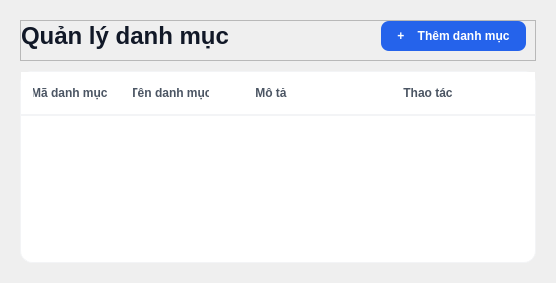
         <widget class="QWidget" name="pageDanhMuc">
          <property name="styleSheet">
           <string notr="true">/* Tiêu đề chính */
QLabel#lblTitleQuanLyDanhMuc {
    font-size: 24px;
    font-weight: bold;
    color: #111827;
}

/* Nút Thêm danh mục màu xanh dương */
QPushButton#btnThemDanhMuc {
    background-color: #2563eb;
    color: white;
    font-weight: bold;
    border-radius: 8px;
    padding: 8px 16px;
}

QPushButton#btnThemDanhMuc:hover {
    background-color: #1d4ed8;
}

/* Kiểu dáng bảng sạch sẽ như Figma */
QTableWidget#tblDanhMuc {
    background-color: white;
    border: 1px solid #f3f4f6;
    border-radius: 12px;
    outline: none;
}

QHeaderView::section {
    background-color: white;
    padding: 12px;
    border: none;
    border-bottom: 2px solid #f3f4f6;
    font-weight: bold;
    color: #4b5563;
    text-align: left;
}</string>
          </property>
          <layout class="QVBoxLayout" name="verticalLayout_14">
           <property name="spacing">
            <number>10</number>
           </property>
           <property name="leftMargin">
            <number>20</number>
           </property>
           <property name="topMargin">
            <number>20</number>
           </property>
           <property name="rightMargin">
            <number>20</number>
           </property>
           <property name="bottomMargin">
            <number>20</number>
           </property>
           <item>
            <widget class="QFrame" name="frDanhMuc">
             <property name="frameShape">
              <enum>QFrame::StyledPanel</enum>
             </property>
             <property name="frameShadow">
              <enum>QFrame::Raised</enum>
             </property>
             <layout class="QHBoxLayout" name="horizontalLayout_6">
              <property name="leftMargin">
               <number>0</number>
              </property>
              <property name="topMargin">
               <number>0</number>
              </property>
              <item>
               <widget class="QLabel" name="lblTitleQuanLyDanhMuc">
                <property name="text">
                 <string>Quản lý danh mục</string>
                </property>
               </widget>
              </item>
              <item>
               <spacer name="horizontalSpacer_3">
                <property name="orientation">
                 <enum>Qt::Horizontal</enum>
                </property>
                <property name="sizeHint" stdset="0">
                 <size>
                  <width>146</width>
                  <height>20</height>
                 </size>
                </property>
               </spacer>
              </item>
              <item>
               <widget class="QPushButton" name="btnThemDanhMuc">
                <property name="text">
                 <string>+    Thêm danh mục</string>
                </property>
               </widget>
              </item>
             </layout>
            </widget>
           </item>
           <item>
            <widget class="QTableWidget" name="tblDanhMuc">
             <property name="alternatingRowColors">
              <bool>true</bool>
             </property>
             <property name="selectionBehavior">
              <enum>QAbstractItemView::SelectRows</enum>
             </property>
             <property name="showGrid">
              <bool>false</bool>
             </property>
             <attribute name="horizontalHeaderStretchLastSection">
              <bool>true</bool>
             </attribute>
             <column>
              <property name="text">
               <string>Mã danh mục </string>
              </property>
             </column>
             <column>
              <property name="text">
               <string>Tên danh mục</string>
              </property>
             </column>
             <column>
              <property name="text">
               <string>Mô tả</string>
              </property>
             </column>
             <column>
              <property name="text">
               <string>Thao tác</string>
              </property>
             </column>
            </widget>
           </item>
          </layout>
         </widget>
